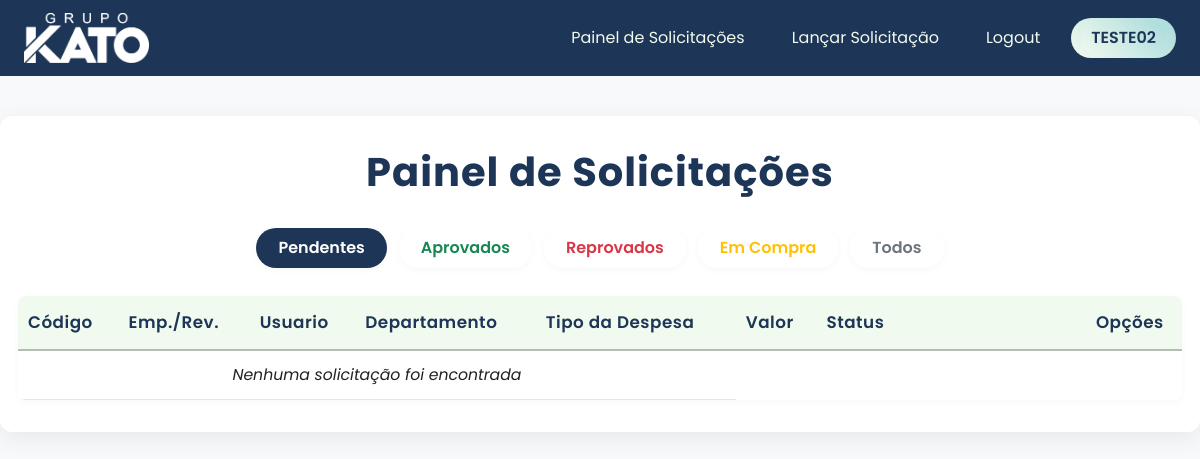
The page /painel-solicitacoes/ (signed in) on the database as committed earlier.
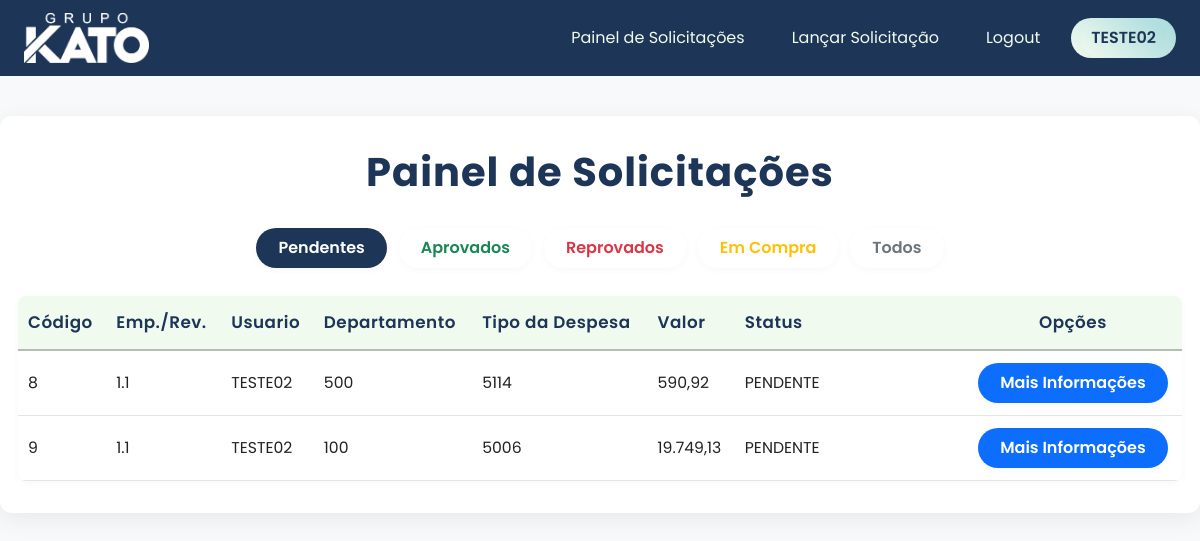
The same page on the database as committed later.
### models/database.py (models this page shows)
class Usuarios(UserMixin, Model):
    USUARIO = CharField(unique=True)
    SENHA = CharField()
    NOME = CharField()
    CPF = CharField()
    FUNCAO = CharField()
    EMPRESA = IntegerField()
    REVENDA = IntegerField()
    class Meta:
        database = db

class Solicitacoes(Model):
    EMPRESA = IntegerField()
    REVENDA = IntegerField()
    USUARIO_SOLICITANTE = CharField()
    DEPARTAMENTO = CharField()
    TIPO_DESPESA = CharField()
    DESCRICAO = CharField()
    VALOR = FloatField()
    STATUS = CharField()
    MOTIVO_REPROVA = CharField()
    class Meta:
        database = db

### routes/blueprint_painel_solicitacoes.py (the view)
@blueprint_painel_solicitacoes.route('/', methods=['POST', 'GET'])
@login_required
def painel_solicitacoes():
        filtro = request.args.get('filtro', 'PENDENTE')
        query = Solicitacoes.select().where(Solicitacoes.USUARIO_SOLICITANTE == current_user.USUARIO)
        if filtro == 'PENDENTE':
                query = query.where(Solicitacoes.STATUS == 'PENDENTE')
        elif filtro == 'APROVADO':
                query = query.where(Solicitacoes.STATUS == 'APROVADO')
        elif filtro == 'REPROVADO':
                query = query.where(Solicitacoes.STATUS == 'REPROVADO')
        elif filtro == 'COMPRA':
                query = query.where(Solicitacoes.STATUS == 'COMPRA')
        elif filtro == 'TODOS':
                query = query.order_by(Solicitacoes.STATUS)
        return render_template('painel_solicitacoes.html', solicitacoes=query, filtro=filtro, usuario_logado=current_user)

### main.py (called while the page is built)
@login_manager.user_loader
def load_user(user_id):
    try:
        return Usuarios.get(Usuarios.id == int(user_id))
    except Usuarios.DoesNotExist:
        return None

### templates/painel_solicitacoes.html (shortened to what this page needs)
<!DOCTYPE html>
<html lang="pt-br">
<head>
    <link href="https://cdn.jsdelivr.net/npm/bootstrap@5.3.0/dist/css/bootstrap.min.css" rel="stylesheet">
    <link rel="stylesheet" href="{{ url_for('static', filename='css/painel_solicitacoes.css') }}">
</head>
<body>
    <header>
        <nav class="navbar navbar-light bg-dark px-4">
            <a class="navbar-brand" href="{{ url_for('blueprint_painel_solicitacoes.painel_solicitacoes') }}"><img src="{{ url_for('static', filename='img/Logo - Grupo Kato Branco.png') }}" alt="Logo KATO"></a>
            <ul class="nav">
                <li class="nav-item">
                    <a class="nav-link text-white" href="{{ url_for('blueprint_painel_solicitacoes.painel_solicitacoes') }}">Painel de Solicitações</a>
                </li>
                <li class="nav-item">
                    <a class="nav-link text-white" href="{{ url_for('blueprint_lancar_solicitacao.lancar_solicitacao') }}">Lançar Solicitação</a>
                </li>
                <li class="nav-item">
                    <a class="nav-link text-white" href="{{ url_for('blueprint_principal.logout') }}">Logout</a>
                </li>
                <li class="user">
                    <a class="user" href="">{{ usuario_logado.USUARIO }}</a>
                </li>
            </ul>
        </nav>
    </header>
    <main>
        <div class="container">
            <h1 class="titulo">Painel de Solicitações</h1>
            <div class="container-btn">
                <form method="GET" class="formulario-btn">
                    <button type="submit" name="filtro" value="PENDENTE" class="btn btn-outline-primary {% if filtro == 'PENDENTE' %}active{% endif %}">Pendentes</button>
                    <button type="submit" name="filtro" value="APROVADO" class="btn btn-outline-success {% if filtro == 'APROVADO' %}active{% endif %}">Aprovados</button>
                    <button type="submit" name="filtro" value="REPROVADO" class="btn btn-outline-danger {% if filtro == 'REPROVADO' %}active{% endif %}">Reprovados</button>
                    <button type="submit" name="filtro" value="COMPRA" class="btn btn-outline-warning {% if filtro == 'COMPRA' %}active{% endif %}">Em Compra</button>
                    <button type="submit" name="filtro" value="TODOS" class="btn btn-outline-secondary {% if filtro == 'TODOS' %}active{% endif %}">Todos</button>
                </form>
            </div>
            <table class="tabela">
                <thead>
                    <tr class="head-lista">
                        <th>Código</th>
                        <th>Emp./Rev.</th>
                        <th>Usuario</th>
                        <th>Departamento</th>
                        <th>Tipo da Despesa</th>
                        <th>Valor</th>
                        <th>Status</th>
                        <th>Opções</th>
                    </tr>
                </thead>
                <tbody>
                        {% for s in solicitacoes %}
                            <tr class="body-lista">
                                <td>{{ s.id }}</td>
                                <td>{{ s.EMPRESA }}.{{ s.REVENDA }}</td>
                                <td>{{ s.USUARIO_SOLICITANTE }}</td>
                                <td>{{ s.DEPARTAMENTO }}</td>
                                <td>{{ s.TIPO_DESPESA }}</td>
                                <td>{{ "{:,.2f}".format(s.VALOR).replace(",", "X").replace(".", ",").replace("X", ".") }}</td>
                                <td>{{ s.STATUS }}</td>
                                <td><a href="{{ url_for('blueprint_painel_solicitacoes.mais_info_sol', id=s.id) }}" class="btn btn-primary">Mais Informações</a></td>
                            </tr>
                        {% else %}
                            <tr>
                                <td colspan="5" class="nenhuma-solicitacao">Nenhuma solicitação foi encontrada</td>
                            </tr>
                        {% endfor %}
                </tbody>
            </table >
        </div>
    </main>
</body>
</html>

### static/css/painel_solicitacoes.css (style rules this page uses)
:root { --primary-color: #1d3557; --secondary-color: #f1faee; }
* { font-family: 'Poppins', sans-serif; }
body, html { margin: 0; padding: 0; background-color: #f8f9fa; }
.nav { display: flex; gap: 15px; list-style: none; padding: 0; margin: 0; }
.navbar { background-color: var(--primary-color) !important; }
.navbar-brand img { max-height: 50px; width: auto; margin-right: 10px; }
.navbar-brand { font-weight: bold; font-size: 1.5rem; color: var(--secondary-color) !important; }
.nav-link { color: var(--secondary-color) !important; transition: color 0.3s ease; }
.user { text-decoration: none; color: var(--primary-color); font-weight: 600; font-size: 1rem; text-transform: uppercase; padding: 8px 10px; border-radius: 20px; background: linear-gradient(45deg, #f1faee, #a8dadc); transition: all 0.3s ease; }
.container { background: hsl(0, 0%, 100%); max-width: 1400px; margin: 40px auto 60px auto; padding: 32px 18px; border-radius: 12px; box-shadow: 0 6px 24px rgba(0,0,0,0.07); }
.titulo { color: var(--primary-color); text-align: center; margin-bottom: 32px; font-weight: 700; letter-spacing: 1px; }
.container-btn { display: flex; justify-content: center; margin-bottom: 28px; }
.formulario-btn { display: flex; gap: 12px; }
.btn { font-size: 1rem; font-weight: 600; border-radius: 20px; padding: 8px 22px; border: none; transition: background 0.2s, color 0.2s, box-shadow 0.2s; box-shadow: 0 2px 8px rgba(0,0,0,0.03); }
.btn.active, .btn:active { background-color: var(--primary-color) !important; color: #fff !important; border-color: var(--primary-color) !important; }
.tabela { width: 100%; border-collapse: separate; border-spacing: 0; background: #fff; border-radius: 8px; overflow: hidden; box-shadow: 0 2px 8px rgba(0,0,0,0.03); }
.tabela th { background: var(--secondary-color); color: var(--primary-color); font-weight: 600; padding: 14px 10px; border-bottom: 2px solid rgba(38, 38, 38, 0.287); text-align: left; font-size: 1.05rem; letter-spacing: 0.5px; }
.tabela td { padding: 12px 10px; background: #fff; color: #222; font-size: 0.98rem; border-bottom: 1px solid #e5e5e5; vertical-align: middle; transition: background 0.2s; }
.tabela tr:nth-child(even) td { background: var(--table-row-alt); }
.tabela td:nth-child(7), .tabela th:nth-child(7) { min-width: 220px; max-width: 400px; white-space: pre-line; word-break: break-word; }
.head-lista th:last-child, .body-lista td:last-child { text-align: center; vertical-align: middle; }

Rows that differ between the two databases and show on the page:
added Solicitacoes: id "8", EMPRESA "1", REVENDA "1", USUARIO_SOLICITANTE "TESTE02", DEPARTAMENTO "500", TIPO_DESPESA "5114", VALOR "590,92", STATUS "PENDENTE"
added Solicitacoes: id "9", EMPRESA "1", REVENDA "1", USUARIO_SOLICITANTE "TESTE02", DEPARTAMENTO "100", TIPO_DESPESA "5006", VALOR "19.749,13", STATUS "PENDENTE"
Other text that changed with them:
text no longer shown: "Nenhuma solicitação foi encontrada"
